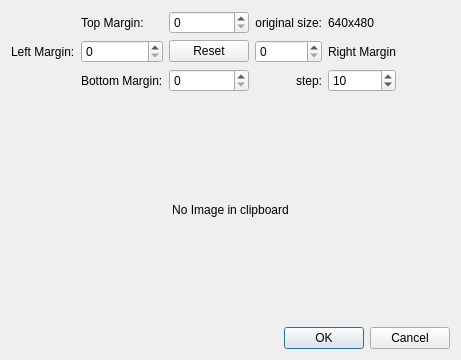
<?xml version="1.0" encoding="UTF-8"?>
<!--
    Author: Francesco Paolo Luca Zanellato
    Copyright (C) 2015-2025 Francesco Paolo Luca Zanellato

    This program is free software: you can redistribute it and/or modify
    it under the terms of the GNU General Public License as published by
    the Free Software Foundation, either version 3 of the License, or
    (at your option) any later version.

    This program is distributed in the hope that it will be useful,
    but WITHOUT ANY WARRANTY; without even the implied warranty of
    MERCHANTABILITY or FITNESS FOR A PARTICULAR PURPOSE. See the
    GNU General Public License for more details.

    You should have received a copy of the GNU General Public License
    along with this program. If not, see <https://www.gnu.org/licenses/>.
-->
<ui version="4.0">
 <class>DialogImageCropPreview</class>
 <widget class="QDialog" name="DialogImageCropPreview">
  <property name="geometry">
   <rect>
    <x>0</x>
    <y>0</y>
    <width>461</width>
    <height>360</height>
   </rect>
  </property>
  <property name="windowTitle">
   <string>Dialog</string>
  </property>
  <layout class="QGridLayout" name="gridLayout">
   <item row="5" column="0">
    <widget class="QLabel" name="label_5">
     <property name="text">
      <string>Left Margin:</string>
     </property>
    </widget>
   </item>
   <item row="1" column="3">
    <widget class="QLabel" name="label_6">
     <property name="text">
      <string>original size:</string>
     </property>
     <property name="alignment">
      <set>Qt::AlignRight|Qt::AlignTrailing|Qt::AlignVCenter</set>
     </property>
    </widget>
   </item>
   <item row="1" column="2">
    <widget class="QSpinBox" name="cropTop">
     <property name="maximum">
      <number>999999</number>
     </property>
    </widget>
   </item>
   <item row="5" column="2">
    <widget class="QPushButton" name="reset">
     <property name="text">
      <string>Reset</string>
     </property>
     <property name="checkable">
      <bool>true</bool>
     </property>
    </widget>
   </item>
   <item row="5" column="3">
    <widget class="QSpinBox" name="cropRight">
     <property name="maximum">
      <number>999999</number>
     </property>
    </widget>
   </item>
   <item row="9" column="0" colspan="6">
    <widget class="QDialogButtonBox" name="buttonBox">
     <property name="orientation">
      <enum>Qt::Horizontal</enum>
     </property>
     <property name="standardButtons">
      <set>QDialogButtonBox::Cancel|QDialogButtonBox::Ok</set>
     </property>
    </widget>
   </item>
   <item row="1" column="1">
    <widget class="QLabel" name="label_2">
     <property name="text">
      <string>Top Margin:</string>
     </property>
    </widget>
   </item>
   <item row="5" column="1">
    <widget class="QSpinBox" name="cropLeft">
     <property name="maximum">
      <number>999999</number>
     </property>
    </widget>
   </item>
   <item row="6" column="4">
    <widget class="QSpinBox" name="step">
     <property name="minimum">
      <number>1</number>
     </property>
     <property name="maximum">
      <number>999999</number>
     </property>
     <property name="singleStep">
      <number>1</number>
     </property>
     <property name="value">
      <number>10</number>
     </property>
    </widget>
   </item>
   <item row="6" column="1">
    <widget class="QLabel" name="label_3">
     <property name="text">
      <string>Bottom Margin:</string>
     </property>
    </widget>
   </item>
   <item row="6" column="2">
    <widget class="QSpinBox" name="cropBottom">
     <property name="maximum">
      <number>999999</number>
     </property>
    </widget>
   </item>
   <item row="6" column="5">
    <spacer name="horizontalSpacer">
     <property name="orientation">
      <enum>Qt::Horizontal</enum>
     </property>
     <property name="sizeHint" stdset="0">
      <size>
       <width>40</width>
       <height>20</height>
      </size>
     </property>
    </spacer>
   </item>
   <item row="6" column="3">
    <widget class="QLabel" name="label_7">
     <property name="text">
      <string>step:</string>
     </property>
     <property name="alignment">
      <set>Qt::AlignRight|Qt::AlignTrailing|Qt::AlignVCenter</set>
     </property>
    </widget>
   </item>
   <item row="5" column="4">
    <widget class="QLabel" name="label_4">
     <property name="text">
      <string>Right Margin</string>
     </property>
    </widget>
   </item>
   <item row="1" column="4">
    <widget class="QLabel" name="sizeLabel">
     <property name="text">
      <string>640x480</string>
     </property>
    </widget>
   </item>
   <item row="7" column="0" colspan="6">
    <widget class="QLabel" name="ImageLabel">
     <property name="text">
      <string>No Image in clipboard</string>
     </property>
     <property name="alignment">
      <set>Qt::AlignCenter</set>
     </property>
    </widget>
   </item>
  </layout>
 </widget>
 <resources/>
 <connections>
  <connection>
   <sender>buttonBox</sender>
   <signal>accepted()</signal>
   <receiver>DialogImageCropPreview</receiver>
   <slot>accept()</slot>
   <hints>
    <hint type="sourcelabel">
     <x>248</x>
     <y>254</y>
    </hint>
    <hint type="destinationlabel">
     <x>157</x>
     <y>274</y>
    </hint>
   </hints>
  </connection>
  <connection>
   <sender>buttonBox</sender>
   <signal>rejected()</signal>
   <receiver>DialogImageCropPreview</receiver>
   <slot>reject()</slot>
   <hints>
    <hint type="sourcelabel">
     <x>316</x>
     <y>260</y>
    </hint>
    <hint type="destinationlabel">
     <x>286</x>
     <y>274</y>
    </hint>
   </hints>
  </connection>
 </connections>
</ui>
